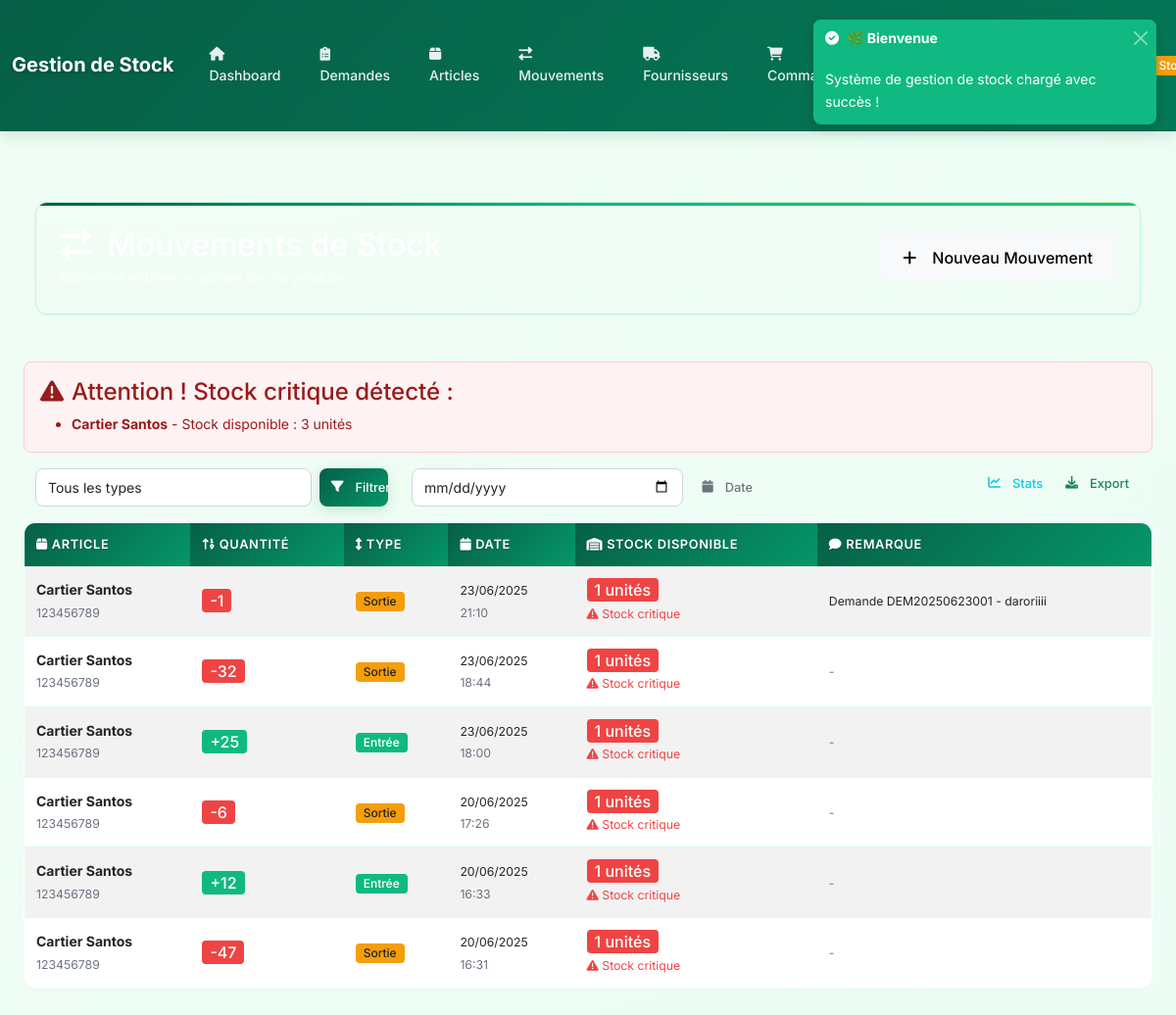
The page /stocks/mouvements/ (signed in) on the database its author committed.
### articles/models.py (models this page shows, shortened)
class Article(models.Model):
    CATEGORIES = [
        ('ELECTRONIQUE', 'Électronique'),
        ('VETEMENT', 'Vêtement'),
        ('ALIMENTAIRE', 'Alimentaire'),
        ('AUTRE', 'Autre'),
    ]
    nom = models.CharField(max_length=100, verbose_name="Nom")
    reference = models.CharField(max_length=100, unique=True, verbose_name="Référence")
    categorie = models.CharField(max_length=50, choices=CATEGORIES, default='AUTRE', verbose_name="Catégorie")
    prix = models.DecimalField(max_digits=10, decimal_places=2, verbose_name="Prix unitaire")
    quantite_initiale = models.PositiveIntegerField(default=0, verbose_name="Quantité initiale")
    description = models.TextField(blank=True, null=True, verbose_name="Description")
    date_ajout = models.DateTimeField(auto_now_add=True, verbose_name="Date d'ajout")
    seuil_alerte = models.PositiveIntegerField(default=10, verbose_name="Seuil d'alerte")
    class Meta:
        verbose_name = "Article"
        verbose_name_plural = "Articles"
        ordering = ['nom']
    def stock_disponible(self):
        total_entrees = self.mouvements.filter(mouvement_type='ENTREE').aggregate(total=Sum('quantite'))['total'] or 0
        total_sorties = self.mouvements.filter(mouvement_type='SORTIE').aggregate(total=Sum('quantite'))['total'] or 0
        return self.quantite_initiale + total_entrees - total_sorties

### stocks/models.py (models this page shows, shortened)
class StockMovement(models.Model):
    TYPES = [
        ('ENTREE', 'Entrée'),
        ('SORTIE', 'Sortie'),
    ]
    article = models.ForeignKey(Article, on_delete=models.CASCADE, related_name='mouvements', verbose_name="Article")
    mouvement_type = models.CharField(max_length=10, choices=TYPES, verbose_name="Type de mouvement")
    quantite = models.PositiveIntegerField(verbose_name="Quantité")
    date_mouvement = models.DateTimeField(default=timezone.now, verbose_name="Date du mouvement")
    remarque = models.TextField(blank=True, null=True, verbose_name="Remarque")
    class Meta:
        verbose_name = "Mouvement de stock"
        verbose_name_plural = "Mouvements de stock"
        ordering = ['-date_mouvement']

### stocks/views.py (the view)
# urls.py: path('mouvements/', views.mouvement_list, name='mouvement_list'),
@can_view_stock_required
def mouvement_list(request):
    mouvements = StockMovement.objects.all()
    stock_levels = (
        StockMovement.objects.values('article__nom', 'article__quantite_initiale')  # Include initial quantity
        .annotate(
            total_entrees=Coalesce(Sum('quantite', filter=Q(mouvement_type='ENTREE')), 0),
            total_sorties=Coalesce(Sum('quantite', filter=Q(mouvement_type='SORTIE')), 0)
        )
        .annotate(stock_disponible=F('article__quantite_initiale') + F('total_entrees') - F('total_sorties'))
    )
    for stock in stock_levels:
        if stock['stock_disponible'] < 0:
            stock['stock_disponible'] = 0
    critical_stock_threshold = 10  # Example: 10 units
    critical_stock = [
        stock for stock in stock_levels if stock['stock_disponible'] <= critical_stock_threshold
    ]
    return render(request, 'stocks/mouvement_list.html', {
        'mouvements': mouvements,
        'critical_stock': critical_stock,
    })

### users/models.py (called while the page is built)
    def is_admin(self):
        return self.role == 'ADMIN'

    @property
    def can_manage_stock(self):
        return self.role in ['ADMIN', 'STOCK_MANAGER']

    def can_view_stock(self):
        return self.role in ['ADMIN', 'STOCK_MANAGER', 'EMPLOYEE']

### stocks/templates/stocks/mouvement_list.html (shortened to what this page needs)
{% extends 'base.html' %}
{% block content %}
<div class="container-fluid">
    <div class="row mb-4">
        <div class="col-12">
            <div class="card bg-gradient text-white animate-fadeInUp" style="background: var(--gradient-success);">
                <div class="card-body d-flex justify-content-between align-items-center">
                    <div>
                        <h2 class="mb-1">
                            <i class="fas fa-exchange-alt me-2"></i>
                        </h2>
                        <p class="mb-0 opacity-75">Suivez les entrées et sorties de vos produits</p>
                    </div>
                    {% if user.can_manage_stock %}
                    <a href="{% url 'stocks:mouvement_create' %}" class="btn btn-light btn-lg animate-bounce">
                        <i class="fas fa-plus me-2"></i>Nouveau Mouvement
                    </a>
                    {% endif %}
                </div>
            </div>
        </div>
    </div>
    {% if critical_stock %}
    <div class="alert alert-danger">
        <h4><i class="fas fa-exclamation-triangle me-2"></i>Attention ! Stock critique détecté :</h4>
        <ul class="mb-0">
            {% for stock in critical_stock %}
            <li>
                <strong>{{ stock.article__nom }}</strong> - Stock disponible : {{ stock.stock_disponible }} unités
            </li>
            {% endfor %}
        </ul>
    </div>
    {% endif %}
    <div class="row mb-3">
        <div class="col-md-4">
            <form method="get" class="d-flex gap-2">
                <select name="type" class="form-select form-select-sm">
                    <option value="">Tous les types</option>
                </select>
                <button class="btn btn-primary btn-sm" type="submit">
                    <i class="fas fa-filter me-1"></i>Filtrer
                </button>
            </form>
        </div>
        <div class="col-md-4">
            <form method="get" class="d-flex gap-2">
                <input type="date" name="date" class="form-control form-control-sm"
                       value="{{ request.GET.date }}" placeholder="Date">
                <button class="btn btn-outline-secondary btn-sm" type="submit">
                    <i class="fas fa-calendar me-1"></i>Date
                </button>
            </form>
        </div>
        <div class="col-md-4 text-end">
            <div class="btn-group" role="group">
                <button type="button" class="btn btn-outline-info btn-sm">
                    <i class="fas fa-chart-line me-1"></i>Stats
                </button>
                <button type="button" class="btn btn-outline-success btn-sm">
                    <i class="fas fa-download me-1"></i>Export
                </button>
            </div>
        </div>
    </div>
    <div class="compact-card">
    <div class="table-responsive">
        <table class="table table-striped table-hover">
            <thead class="table-dark">
                <tr>
                    <th><i class="fas fa-box me-1"></i>Article</th>
                    <th><i class="fas fa-sort-numeric-up me-1"></i>Quantité</th>
                    <th><i class="fas fa-arrows-alt-v me-1"></i>Type</th>
                    <th><i class="fas fa-calendar me-1"></i>Date</th>
                    <th><i class="fas fa-warehouse me-1"></i>Stock Disponible</th>
                    <th><i class="fas fa-comment me-1"></i>Remarque</th>
                </tr>
            </thead>
            <tbody>
                {% for mouvement in mouvements %}
                <tr>
                    <td>
                        <strong>{{ mouvement.article.nom }}</strong><br>
                        <small class="text-muted">{{ mouvement.article.reference }}</small>
                    </td>
                    <td>
                        <span class="badge {% if mouvement.mouvement_type == 'ENTREE' %}bg-success{% else %}bg-danger{% endif %} fs-6">
                            {% if mouvement.mouvement_type == 'ENTREE' %}+{% else %}-{% endif %}{{ mouvement.quantite|floatformat:0 }}
                        </span>
                    </td>
                    <td>
                        <span class="badge {% if mouvement.mouvement_type == 'ENTREE' %}bg-success{% else %}bg-warning text-dark{% endif %}">
                            {{ mouvement.get_mouvement_type_display }}
                        </span>
                    </td>
                    <td>
                        <small>{{ mouvement.date_mouvement|date:"d/m/Y" }}</small><br>
                        <small class="text-muted">{{ mouvement.date_mouvement|time:"H:i" }}</small>
                    </td>
                    <td>
                        {% with stock=mouvement.article.stock_disponible %}
                        <span class="badge {% if stock <= mouvement.article.seuil_alerte %}bg-danger{% elif stock <= mouvement.article.seuil_alerte|add:10 %}bg-warning text-dark{% else %}bg-success{% endif %} fs-6">
                            {{ stock|floatformat:0 }} unités
                        </span>
                        {% if stock <= mouvement.article.seuil_alerte %}
                        <br><small class="text-danger"><i class="fas fa-exclamation-triangle"></i> Stock critique</small>
                        {% endif %}
                        {% endwith %}
                    </td>
                    <td>
                        {% if mouvement.remarque %}
                        <small>{{ mouvement.remarque|truncatechars:50 }}</small>
                        {% else %}
                        <small class="text-muted">-</small>
                        {% endif %}
                    </td>
                </tr>
                {% endfor %}
            </tbody>
        </table>
    </div>
    </div>
</div>
{% endblock %}

### templates/base.html (shortened to what this page needs)
{% load static %}
<!DOCTYPE html>
<html lang="fr">
<head>
    <link href="https://cdn.jsdelivr.net/npm/bootstrap@5.3.0/dist/css/bootstrap.min.css" rel="stylesheet">
    <link rel="stylesheet" href="https://cdnjs.cloudflare.com/ajax/libs/font-awesome/6.0.0/css/all.min.css">
    <link href="{% static 'css/simple-design.css' %}" rel="stylesheet">
</head>
<body>
    <nav class="navbar navbar-expand-lg navbar-dark bg-dark mb-4">
        <div class="container">
            <a class="navbar-brand" href="{% url 'core:dashboard' %}">Gestion de Stock</a>
            <div class="collapse navbar-collapse" id="navbarNav">
                {% if user.is_authenticated %}
                <ul class="navbar-nav me-auto">
                    <li class="nav-item">
                        <a class="nav-link {% if request.resolver_match.url_name == 'dashboard' %}active{% endif %}"
                           href="{% url 'core:dashboard' %}">
                            <i class="fas fa-home"></i> Dashboard
                        </a>
                    </li>
                    {% if user.role == 'EMPLOYEE' %}
                    <li class="nav-item">
                        <a class="nav-link" href="{% url 'demandes:mes_demandes' %}">
                            <i class="fas fa-clipboard-list"></i> Mes Demandes
                        </a>
                    </li>
                    {% else %}
                    <li class="nav-item">
                        <a class="nav-link" href="{% url 'demandes:demande_list' %}">
                            <i class="fas fa-clipboard-list"></i> Demandes
                        </a>
                    </li>
                    {% endif %}
                    {% if user.can_view_stock %}
                    <li class="nav-item">
                        <a class="nav-link" href="{% url 'articles:article_list' %}">
                            <i class="fas fa-box"></i> Articles
                        </a>
                    </li>
                    <li class="nav-item">
                        <a class="nav-link" href="{% url 'stocks:mouvement_list' %}">
                            <i class="fas fa-exchange-alt"></i> Mouvements
                        </a>
                    </li>
                    {% endif %}
                    {% if user.can_manage_stock %}
                    <li class="nav-item">
                        <a class="nav-link" href="{% url 'fournisseurs:fournisseur_list' %}">
                            <i class="fas fa-truck"></i> Fournisseurs
                        </a>
                    </li>
                    <li class="nav-item">
                        <a class="nav-link" href="{% url 'fournisseurs:commande_list' %}">
                            <i class="fas fa-shopping-cart"></i> Commandes
                        </a>
                    </li>
                    {% endif %}
                    {% if user.can_view_stock %}
                    <li class="nav-item">
                        <a class="nav-link" href="{% url 'rapports:rapport_list' %}">
                        </a>
                    </li>
                    {% endif %}
                </ul>
                <ul class="navbar-nav">
                    <li class="nav-item dropdown">
                        <a class="nav-link dropdown-toggle" href="#" id="navbarDropdown" role="button" data-bs-toggle="dropdown">
                            <span class="badge
                                {% if user.role == 'ADMIN' %}bg-danger
                                {% elif user.role == 'STOCK_MANAGER' %}bg-warning
                                {% else %}bg-info{% endif %} ms-1">
                            </span>
                        </a>
                    </li>
                </ul>
                {% endif %}
            </div>
        </div>
    </nav>
    <div class="container">
        {% block content %}{% endblock %}
    </div>
</body>
</html>

### rows shown on the page
Article: article__nom "Cartier Santos", stock_disponible "3"
StockMovement: article.nom "Cartier Santos", article.reference "123456789", quantite "1", mouvement_type "Sortie", date_mouvement "23/06/2025", date_mouvement "21:10", article.stock_disponible "1", shows "Stock critique", remarque "Demande DEM20250623001 - daroriiii"
StockMovement: article.nom "Cartier Santos", article.reference "123456789", quantite "32", mouvement_type "Sortie", date_mouvement "23/06/2025", date_mouvement "18:44", article.stock_disponible "1", shows "Stock critique"
StockMovement: article.nom "Cartier Santos", article.reference "123456789", quantite "25", mouvement_type "Entrée", date_mouvement "23/06/2025", date_mouvement "18:00", article.stock_disponible "1", shows "Stock critique"
StockMovement: article.nom "Cartier Santos", article.reference "123456789", quantite "6", mouvement_type "Sortie", date_mouvement "20/06/2025", date_mouvement "17:26", article.stock_disponible "1", shows "Stock critique"
StockMovement: article.nom "Cartier Santos", article.reference "123456789", quantite "12", mouvement_type "Entrée", date_mouvement "20/06/2025", date_mouvement "16:33", article.stock_disponible "1", shows "Stock critique"
StockMovement: article.nom "Cartier Santos", article.reference "123456789", quantite "47", mouvement_type "Sortie", date_mouvement "20/06/2025", date_mouvement "16:31", article.stock_disponible "1", shows "Stock critique"
